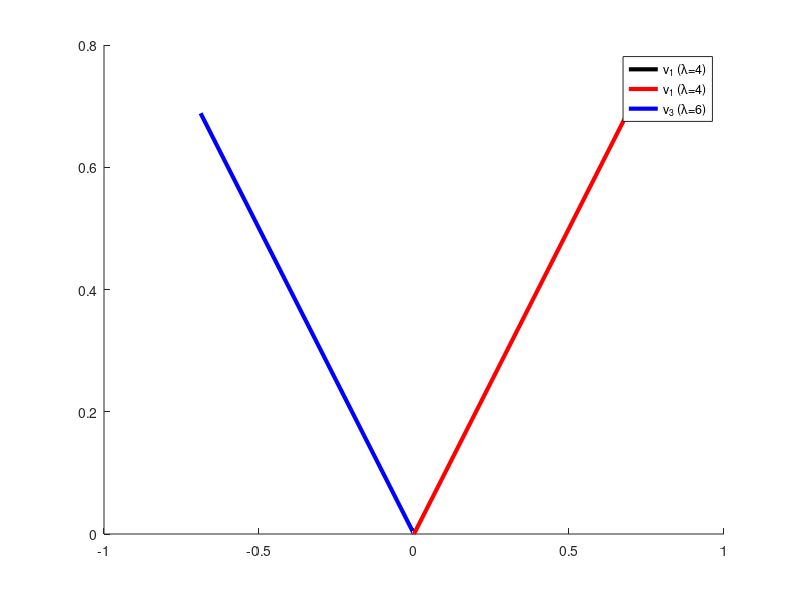

Here is the MATLAB script that generated this plot: (Note: this script raises an error after producing the figure.)
%%
%     COURSE: Linear algebra: theory and implementation
%    SECTION: Eigendecomposition
%      VIDEO: Eigenvectors of repeated eigenvalues
% Instructor: sincxpress.com
% Course url: https://www.udemy.com/course/linear-algebra-theory-and-implementation/?couponCode=202110
%
%%

% a matrix
A = [ 5   -1   0;
     -1    5   0;
     1/3 -1/3  4];

% its eigendecomposition
[V,D] = eig(A);

% sort eigenvalues
[D,sidx] = sort( diag(D) );
V = V(:,sidx);


% plot eigenvectors
figure(2), clf, hold on
plot3([0 V(1,1)],[0 V(2,1)],[0 V(3,1)],'k','linew',3)
plot3([0 V(1,2)],[0 V(2,2)],[0 V(3,2)],'r','linew',3)
plot3([0 V(1,3)],[0 V(2,3)],[0 V(3,3)],'b','linew',3)
legend({[ 'v_1 (\lambda=' num2str(D(1)) ')' ];[ 'v_1 (\lambda=' num2str(D(2)) ')' ];[ 'v_3 (\lambda=' num2str(D(3)) ')' ]})

% plot subspace spanned by same-eigenvalued eigenvectors
h = ezmesh( @(s,t)V(1,1)*s+V(1,2)*t , @(s,t)V(2,1)*s+V(2,2)*t , @(s,t)V(3,1)*s+V(3,2)*t , [-1 1 -1 1 -1 1]);
set(h,'facecolor','g','cdata',ones(50),'LineStyle','none')
xlabel('eig_1'), ylabel('eig_2'), zlabel('eig_3')
axis square, grid on, rotate3d on
title('')

%% done.
